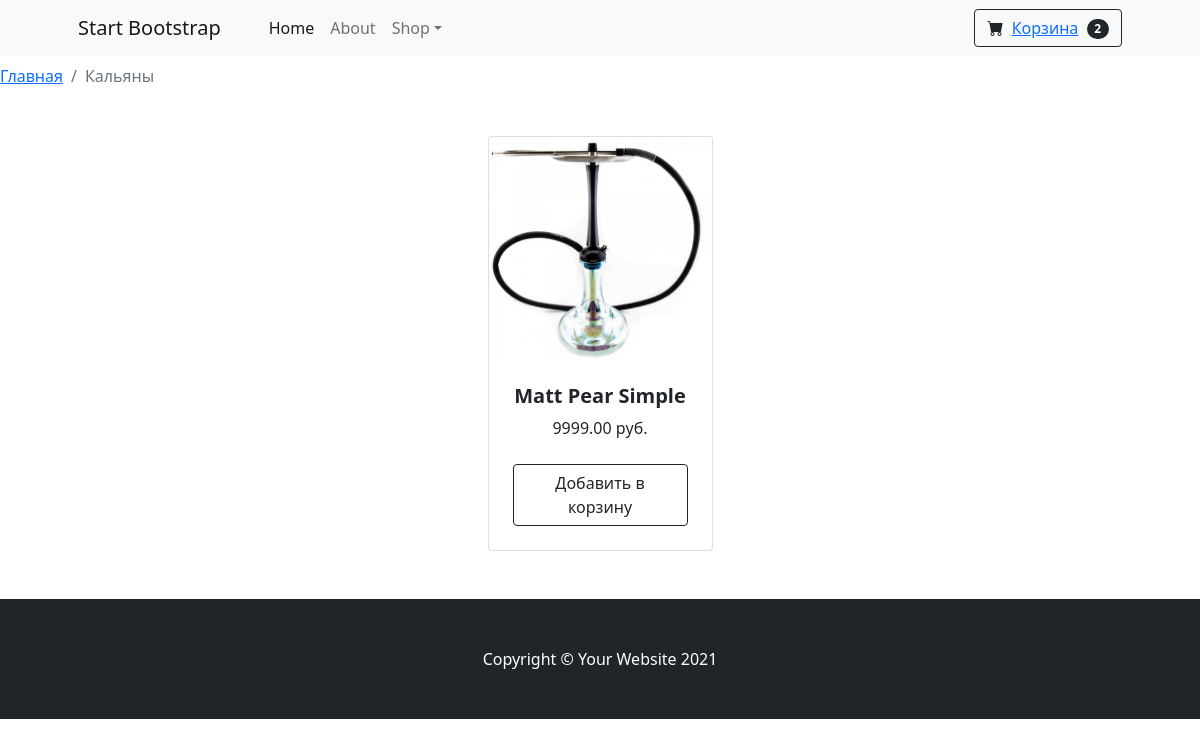
Screenshot of /category/hookahs/ (signed in) with the database file from the repository.
### main/models.py (models this page shows, shortened)
class Cart(models.Model):
    owner =models.ForeignKey('Customer', null=True, verbose_name='Владелец', on_delete=models.CASCADE)    #Владелец корзины
    products = models.ManyToManyField(CartProduct, blank=True, related_name='related_cart')     #!!!
    total_products = models.PositiveIntegerField(default=0)
    total_price = models.DecimalField(max_digits=9, decimal_places=2, default=0, verbose_name='Общая цена')
    in_order = models.BooleanField(default=False)
    for_anonymous_user = models.BooleanField(default=False)

class Category(models.Model):
    name = models.CharField(max_length=255, verbose_name='Имя категории')
    slug = models.SlugField(unique=True)     #Уникальный Url для отдельной категории
    objects = CategoryManager()
    def get_absolute_url(self):
        return reverse('category_detail', kwargs={'slug': self.slug})

class Product(models.Model):
    MIN_RESOLUTION = (400, 400)
    MAX_RESOLUTION = (1200, 1200)
    MAX_IMAGE_SIZE = 3145728
    class Meta:
        abstract = True
    category = models.ForeignKey(Category, verbose_name='Категория', on_delete=models.CASCADE)     #показывает,что товар пренадлежит категории
    title = models.CharField(max_length=255, verbose_name='Наименование товара')
    slug = models.SlugField(unique=True)
    product_image = models.ImageField(verbose_name='Изображение товара')
    description = models.TextField(verbose_name='Описание', null=True)    #null указывает,что поле может быть пустым
    price = models.DecimalField(max_digits=9, decimal_places=2, verbose_name='Цена')     #2 аргумента, из скольки цифр состоит число большее и меньшее
    def get_model_name(self):
        return self.__class__.__name__.lower()

class Hookah(Product):
    high = models.CharField(max_length=255, verbose_name='Длина шахты')
    in_material = models.CharField(max_length=255, verbose_name='Материал шахты')
    out_material = models.CharField(max_length=255, verbose_name='Материал накладки')
    pull = models.CharField(max_length=255, verbose_name='Тяга')
    def get_absolute_url(self):
        return get_product_url(self, 'product_detail')

### main/views.py (the view)
# urls.py: path('category/<str:slug>/', CategoryDetailView.as_view(), name='category_detail'),
class CategoryDetailView(CartMixin, CategoryDetailMixin, DetailView):
    model = Category
    queryset = Category.objects.all()
    context_object_name = 'category'
    template_name = 'main/category_detail.html'
    slug_url_kwarg = 'slug'
    '''Добавляем информацию о конкретной модели в класс(строковое представление)'''
    def get_context_data(self, **kwargs):
        context = super().get_context_data(**kwargs)
        context['cart'] = self.cart
        return context

### main/mixins.py (called while the page is built)
    def get_context_data(self, **kwargs):       #Получаем данные категории
        if isinstance(self.get_object(), Category):
            model= self.CATEGORY_SLUG_TO_PRODUCT_MODEL[self.get_object().slug]
            context = super().get_context_data(**kwargs)    #результат работы метода
            context['categories'] = Category.objects.get_categories_for_up_sidebar()
            context['category_products'] = model.objects.all()
            return context
        context = super().get_context_data(**kwargs)
        context['categories'] = Category.objects.get_categories_for_up_sidebar()
        return context

    def dispatch(self, request, *args, **kwargs):
        if request.user.is_authenticated:
            customer=Customer.objects.filter(user=request.user).first()
            cart= Cart.objects.filter(owner=customer, in_order=False).first()
            '''Все остальные поля сделали нулевыми'''
            if not customer:
                customer = Customer.objects.create(
                    user=request.user
                )
            '''Если найдена-возвращаем,если нет-создаем'''
            if not cart:
                cart = Cart.objects.create(owner=customer)
        else:
            cart = Cart.objects.filter(for_anonymous_user=True).first()
            if not cart:
                cart = Cart.objects.create(for_anonymous_user=True)
        self.cart = cart
        return super().dispatch(request, *args, **kwargs)

### main/models.py (called while the page is built)
def get_models_for_count(*model_names):    #!!!!!!!!!!!
    return [models.Count(model_name) for model_name in model_names]

def get_product_url(obj, viewname):
    ct_model = obj.__class__._meta.model_name       #передаем имя модели через атрибут 'meta' в ct_model
    return reverse(viewname, kwargs={'ct_model': ct_model, 'slug': obj.slug})    #передаем в кварги имя и слаг объекта

    def get_queryset(self):
        return super().get_queryset()

    def get_categories_for_up_sidebar(self):    #!!!!!!!!!!!!!!!!
        models = get_models_for_count('tobacco', 'hookah')
        qs = list(self.get_queryset().annotate(*models))   #Искольная функция
        data = [
            dict(name=c.name, url=c.get_absolute_url(), count=getattr(c, self.CATEGORY_NAME_COUNT_NAME[c.name]))
            for c in qs
        ]
        return data

### main/templates/main/category_detail.html
{% extends 'main/base.html' %}
{% block content %}
<nav aria-label="breadcrumb" class="mt-2">
  <ol class="breadcrumb">
    <li class="breadcrumb-item"><a href="{% url 'test' %}">Главная</a></li>
    <li class="breadcrumb-item active">{{ category.name }}</li>
  </ol>
</nav>
<div class="container px-4 px-lg-5 mt-5">
    <div class="row gx-4 gx-lg-5 row-cols-2 row-cols-md-3 row-cols-xl-4 justify-content-center">
        {% for product in category_products %}
        <div class="col mb-5">
            <div class="card h-100">
                <a href= "{{ product.get_absolute_url }}"><img class="card-img-top" src="{{ product.product_image.url }}" alt="" ></a>
                <div class="card-body p-4">
                    <div class="text-center">
                        <h5 class="fw-bolder">{{ product.title }}</h5>
                        {{ product.price }} руб.
                    </div>
                </div>
                <div class="card-footer p-4 pt-0 border-top-0 bg-transparent">
                    <div class="text-center"><a class="btn btn-outline-dark mt-auto" href="{% url 'add_to_cart' ct_model=product.get_model_name slug=product.slug %}">Добавить в корзину</a></div>
                </div>
            </div>
        </div>
        {% endfor %}
    </div>
</div>
{% endblock content %}

### main/templates/main/base.html (shortened to what this page needs)
<!DOCTYPE html>
<html lang="en">
    <head>
        <link href="https://cdn.jsdelivr.net/npm/bootstrap-icons@1.5.0/font/bootstrap-icons.css" rel="stylesheet" />
        <link href="https://cdn.jsdelivr.net/npm/bootstrap@5.0.2/dist/css/bootstrap.min.css" rel="stylesheet">
    </head>
    <body>
        <nav class="navbar navbar-expand-lg navbar-light bg-light">
            <div class="container px-4 px-lg-5">
                <a class="navbar-brand" href="#!">Start Bootstrap</a>
                <div class="collapse navbar-collapse" id="navbarSupportedContent">
                    <ul class="navbar-nav me-auto mb-2 mb-lg-0 ms-lg-4">
                        <li class="nav-item"><a class="nav-link active" aria-current="page" href="/">Home</a></li>
                        <li class="nav-item"><a class="nav-link" href="#!">About</a></li>
                        <li class="nav-item dropdown">
                            <a class="nav-link dropdown-toggle" id="navbarDropdown" href="#" role="button" data-bs-toggle="dropdown" aria-expanded="false">Shop</a>
                        </li>
                    </ul>
                    <form class="d-flex">
                        <button class="btn btn-outline-dark" type="submit">
                            <i class="bi-cart-fill me-1"></i>
                            <a href="{% url 'cart' %}">Корзина</a>
                            <span class="badge bg-dark text-white ms-1 rounded-pill">{{ cart.products.count }}</span>
                        </button>
                    </form>
                </div>
            </div>
        </nav>
        {% block content %}{% endblock %}
        <footer class="py-5 bg-dark">
            <div class="container"><p class="m-0 text-center text-white">Copyright &copy; Your Website 2021</p></div>
        </footer>
    </body>
</html>

### rows the page displays
Cart: products.count "2"
Category: name "Кальяны"
Hookah: product_image (picture), title "Matt Pear Simple", price "9999.00"
